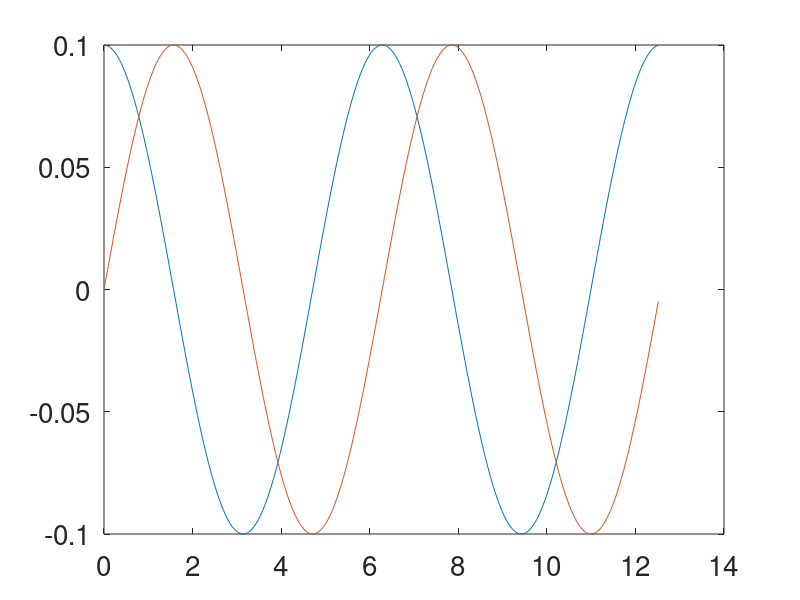

Source code (MATLAB):
function capillary_1D_lin
%
% Sinusoidal wave with binary output for 2D code.
% 

fbase = 'lin'

N = 256             % number of output points
L = 4*pi            % domain size
k = 2*pi/L * 2      % two wavelengths
A = 0.1
  
iunit = i;

%----------------------------------------------------

  x = (0:N-1)*L/N;

  psi = A*cos(k*x) + iunit * A*sin(k*x);

  plot(x,real(psi), x,imag(psi));  set(gca, "fontsize", 20);

  psi = repmat(psi, N, 1);

  p  = zeros(2,N,N);
  p(1,:,:) = real(psi);
  p(2,:,:) = imag(psi);

  p = reshape(p, N*N*2, 1);

  fid = fopen([fbase, '.psi.0000'], 'wb');
  fwrite(fid, p, 'double');
  fclose(fid);


end

%---------------------
